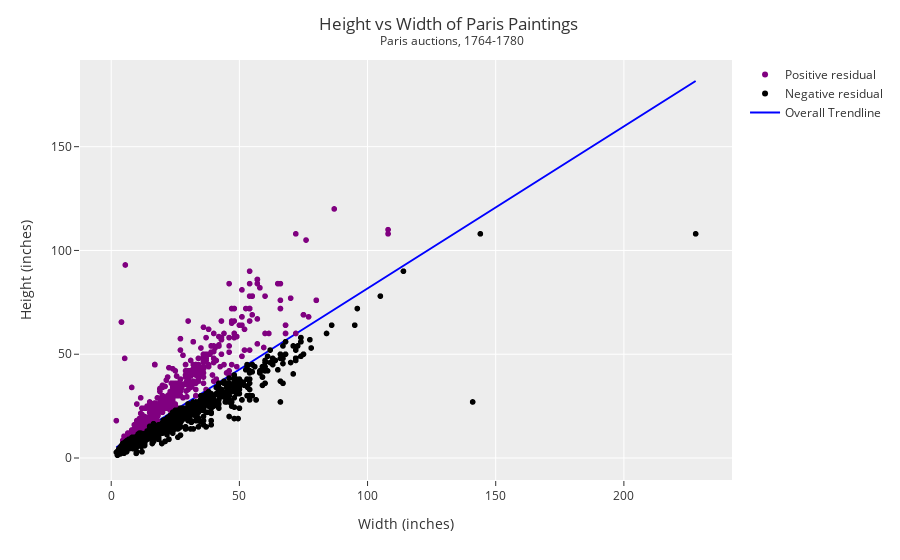

The cell this chart's notebook holds for it:
### Markdown cell above
**The four codes below are examples from the lecture notes.**

### Code cell
# Add some conditional coloring - advanced Python list comprehension
DF['residual_hw'] = ['Positive residual' if H > 0.7808*W + 3.6214 else 'Negative residual' for H,W in zip(DF['Height_in'],DF['Width_in']) ]


fig = px.scatter(DF,
                 x='Width_in',
                 y="Height_in",
                 color='residual_hw',
                 color_discrete_sequence=['purple','black'],
                trendline='ols',
                trendline_scope='overall',
                trendline_color_override='blue')


fig.update_layout(template="ggplot2",
                  title='Height vs Width of Paris Paintings <br><sup> Paris auctions, 1764-1780</sup>',
                  title_x=0.5,
                  xaxis_title="Width (inches)",
                  yaxis_title="Height (inches)",
                 legend_title = '')

fig.show()

### Figure 1 — Plotly figure (JSON) as saved in the notebook; plotly's stock layout.template omitted (floating-point values rounded to 4 significant figures; data arrays with more than 128 entries replaced by an {"elided": "..."} marker saying what was removed)
{"data": [{"hovertemplate": "residual_hw=Positive residual<br>Width_in=%{x}<br>Height_in=%{y}<extra></extra>", "legendgroup": "Positive residual", "marker": {"color": "purple", "symbol": "circle"}, "mode": "markers", "name": "Positive residual", "showlegend": true, "type": "scattergl", "x": {"elided": "1253 float values"}, "xaxis": "x", "y": {"elided": "1253 float values"}, "yaxis": "y"}, {"hovertemplate": "residual_hw=Negative residual<br>Width_in=%{x}<br>Height_in=%{y}<extra></extra>", "legendgroup": "Negative residual", "marker": {"color": "black", "symbol": "circle"}, "mode": "markers", "name": "Negative residual", "showlegend": true, "type": "scattergl", "x": {"elided": "2140 float values"}, "xaxis": "x", "y": {"elided": "2140 float values"}, "yaxis": "y"}, {"hovertemplate": "<b>OLS trendline</b><br>Height_in = 0.780796 * Width_in + 3.62141<br>R<sup>2</sup>=0.682947<br><br>Width_in=%{x}<br>Height_in=%{y} <b>(trend)</b><extra></extra>", "legendgroup": "Overall Trendline", "line": {"color": "blue"}, "mode": "lines", "name": "Overall Trendline", "showlegend": true, "type": "scatter", "x": {"elided": "3135 float values"}, "xaxis": "x", "y": {"elided": "3135 float values"}, "yaxis": "y"}], "layout": {"autosize": true, "legend": {"title": {"text": ""}, "tracegroupgap": 0}, "margin": {"t": 60}, "title": {"text": "Height vs Width of Paris Paintings <br><sup> Paris auctions, 1764-1780</sup>", "x": 0.5}, "xaxis": {"anchor": "y", "autorange": true, "domain": [0, 1], "range": [-11.97, 242.0], "title": {"text": "Width (inches)"}, "type": "linear"}, "yaxis": {"anchor": "x", "autorange": true, "domain": [0, 1], "range": [-12.36, 191.9], "title": {"text": "Height (inches)"}, "type": "linear"}}}
